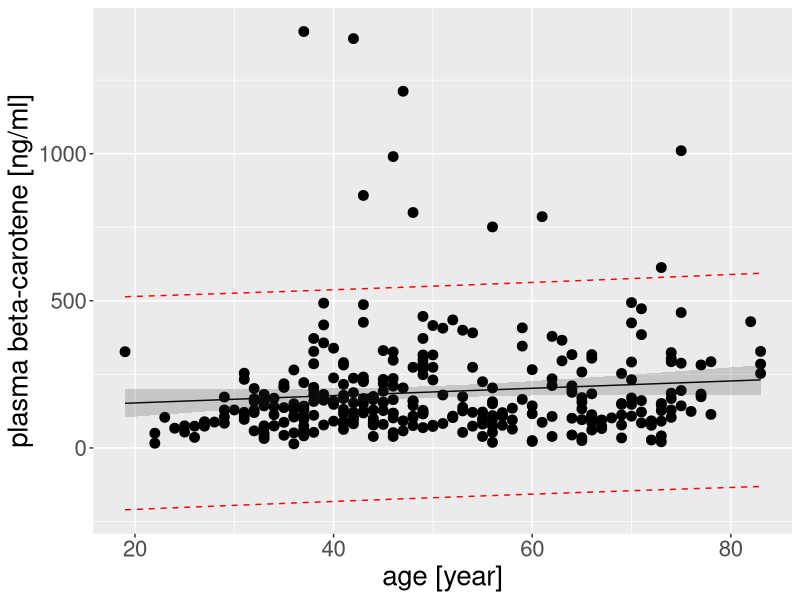
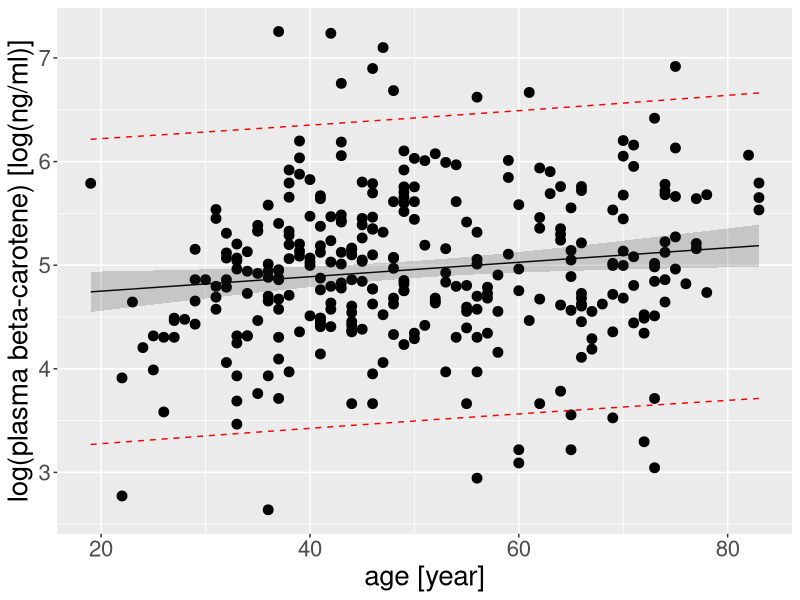
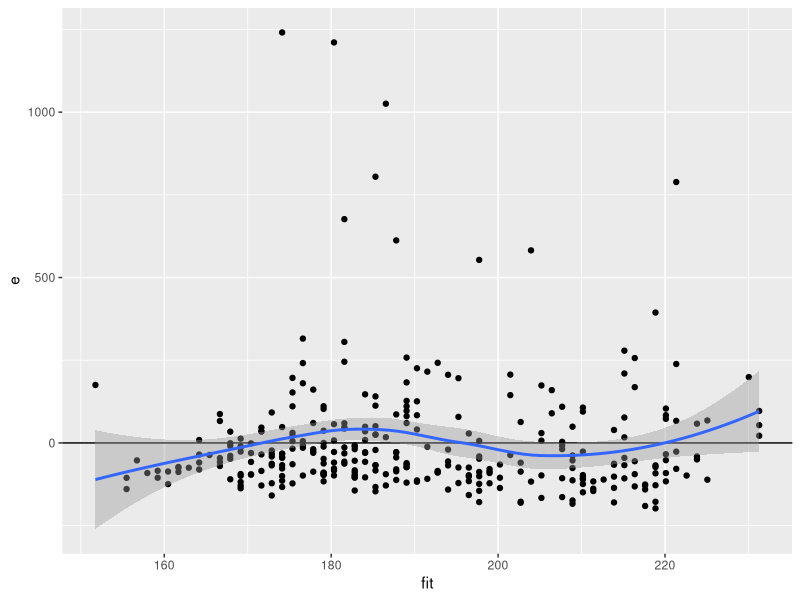
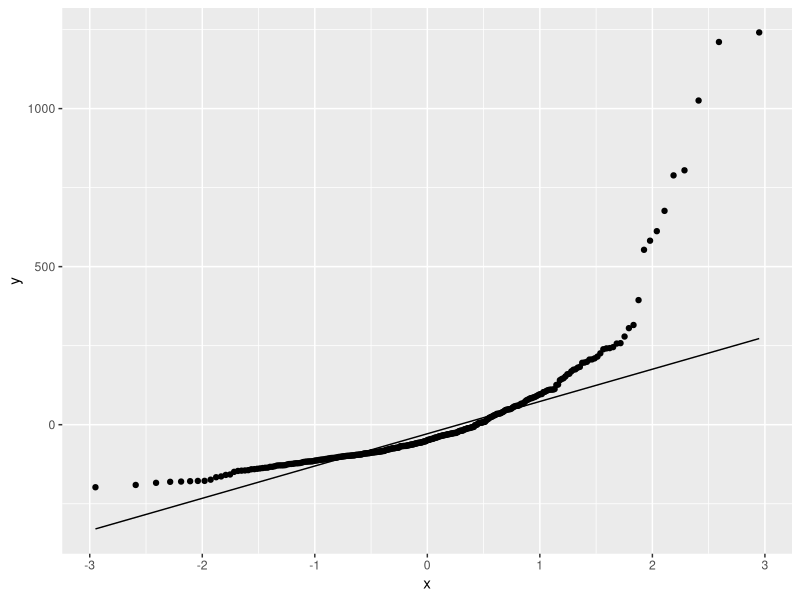
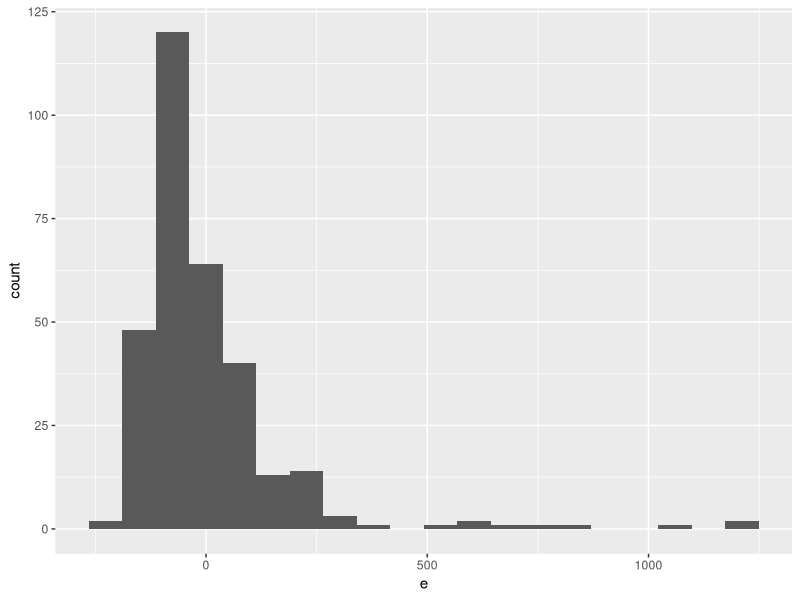
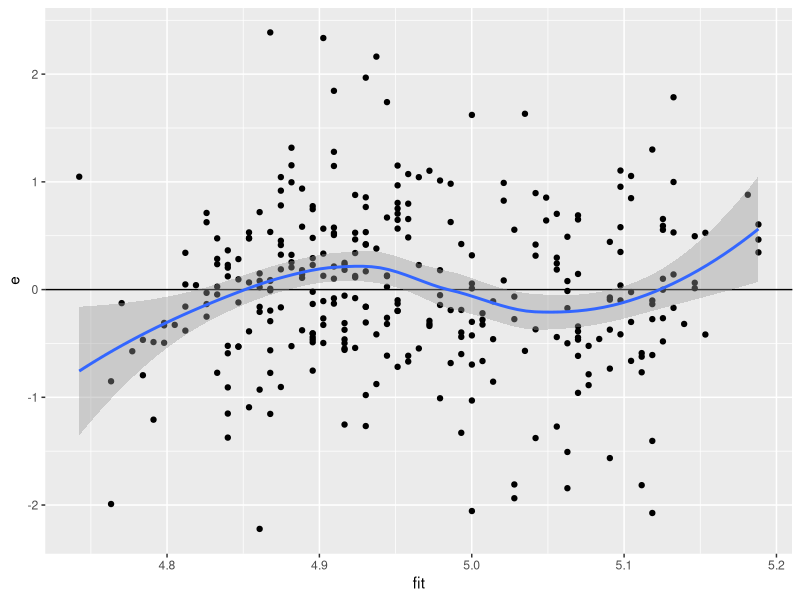
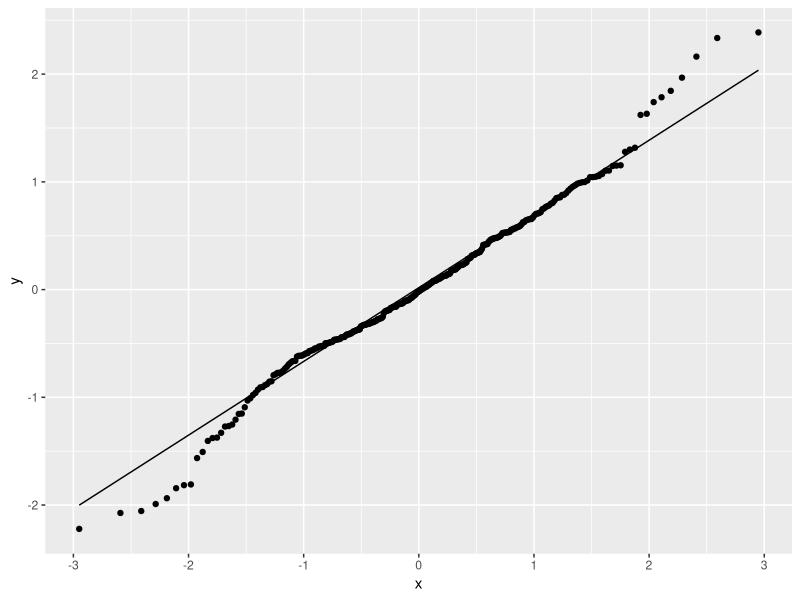
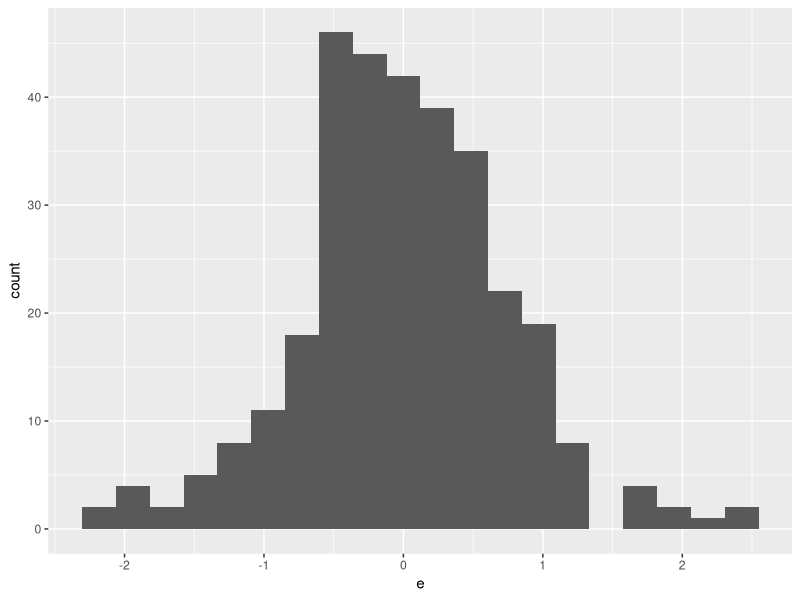

The R script that drew these images, in order:
#Project 1
library(ggplot2)

plasma <- read.delim("Data/plasma.txt")
head(plasma)
summary(plasma)
# At least one data point was 0, this needs to be taken 
PositivePlasma <- plasma[plasma$betaplasma > 0, ]
summary(PositivePlasma)

#Linear fit of betaplasma as function of age
plasma.LinearModel <- lm(betaplasma ~ age, data = PositivePlasma)
summary(plasma.LinearModel)
confint(plasma.LinearModel, level=0.95)

#Linear fit of log(betaplasma) as function of age
plasma.LogModel <- lm(log(betaplasma) ~ age, data = PositivePlasma)
summary(plasma.LogModel)
confint(plasma.LogModel, level=0.95)

#Create fit object for the two model
y0.lin<-cbind(PositivePlasma,
              fit=predict(plasma.LinearModel),
              conf=predict(plasma.LinearModel, interval="confidence"),
              pred=predict(plasma.LinearModel, interval="prediction"))

y0.log<-cbind(PositivePlasma,
              fit=predict(plasma.LogModel),
              conf=predict(plasma.LogModel, interval="confidence"),
              pred=predict(plasma.LogModel, interval="prediction"))

#Plots for both betaplasma varying as a function of age, and log(betaplasma) varying as a function of age:
(ggplot(data = y0.lin, aes(x = age, y = betaplasma)) +
  geom_point(size = 3) +   xlab("age [year]") +
  ylab("plasma beta-carotene [ng/ml]")+
  theme(text = element_text(size = 20))+
  geom_line(aes(y=fit))+
    geom_ribbon(aes(ymin = conf.lwr, ymax = conf.upr), alpha = 0.2)+
  geom_line(aes(y = pred.lwr), color = "red", linetype = 2)+
  geom_line(aes(y = pred.upr), color = "red", linetype = 2)
)

(ggplot(data = y0.log, aes(x = age, y = log(betaplasma)))+
  geom_point(size = 3)+
  xlab("age [year]") +
  ylab("log(plasma beta-carotene) [log(ng/ml)]")+
  theme(text = element_text(size = 20))+
  geom_line(aes(y=fit))+
  geom_ribbon(aes(ymin = conf.lwr, ymax = conf.upr), alpha = 0.2)+
  geom_line(aes(y = pred.lwr), color = "red", linetype = 2)+
  geom_line(aes(y = pred.upr), color = "red", linetype = 2)
)


#QQ & residual plots linear model
y0.lin$e <- plasma.LinearModel$residuals

ggplot(y0.lin, aes(x = fit, y = e))+
  geom_point()+
  geom_hline(yintercept = 0)+
  geom_smooth(method = "loess")

ggplot(y0.lin,aes(sample = e))+
  geom_qq()+ 
  geom_qq_line()

ggplot(y0.lin,aes(x = e))+ 
  geom_histogram(bins = 20)

#QQ & residual plots Log model
y0.log$e <- plasma.LogModel$residuals

ggplot(y0.log, aes(x = fit, y = e))+
  geom_point()+
  geom_hline(yintercept = 0)+
  geom_smooth(method = "loess")

ggplot(y0.log,aes(sample = e))+
  geom_qq()+ 
  geom_qq_line()

ggplot(y0.log,aes(x = e))+ 
  geom_histogram(bins = 20)


#Prediction intervals based on age
x0<-data.frame(age = 30)
confint0<-cbind(x0,round(predict(plasma.LogModel, newdata = x0, interval = "confidence"),digits = 12))
predint0<-cbind(x0,round(predict(plasma.LogModel, newdata = x0, interval = "prediction"),digits = 12))

x1<-data.frame(age = 70)
confint1<-cbind(x1,round(predict(plasma.LogModel, newdata = x1, interval = "confidence"),digits = 12))
predint1<-cbind(x1,round(predict(plasma.LogModel, newdata = x1, interval = "prediction"),digits = 12))

x2<-data.frame(age = 31)
confint2<-cbind(x2,round(predict(plasma.LogModel, newdata = x2, interval = "confidence"),digits = 12))
predint2<-cbind(x2,round(predict(plasma.LogModel, newdata = x2, interval = "prediction"),digits = 12))

x3<-data.frame(age = 71)
confint3<-cbind(x3,round(predict(plasma.LogModel, newdata = x3, interval = "confidence"),digits = 12))
predint3<-cbind(x3,round(predict(plasma.LogModel, newdata = x3, interval = "prediction"),digits = 12))

#Part 2, Frequency tables, need to turn categorigal variables into factors first
(
  PositivePlasma$sex <- factor(PositivePlasma$sex, 
                               levels = c(1, 2),
                               labels = c("Male", "Female"))
)
(
  PositivePlasma$smokstat <- factor(PositivePlasma$smokstat,
                           levels = c(1, 2, 3),
                           labels = c("Never", "Former", "Current"))
)
(
  PositivePlasma$bmicat <- factor(PositivePlasma$bmicat,
                         levels = c(1,2,3,4),
                         labels = c("Underweight", "Normal", "Overweight", "Obese"))
)

(frequency <- table(PositivePlasma$smokstat,PositivePlasma$bmicat,PositivePlasma$sex))
(smokefreq <- margin.table(frequency,1))
(bmifreq <- margin.table(frequency,2))
(sexfreq <- margin.table(frequency,3))

#2b) model where beta-carotine depends only on bmi. Show how releveling to Normal matters.
(
bmi.model<- lm(log(betaplasma)~bmicat, data=PositivePlasma)
)
summary(bmi.model)
(x0 <- data.frame(
  x = c(1,2,3,4),
  bmicat = rep(c("Underweight", "Normal", "Overweight", "Obese"),1)))
(y0 <- cbind(
  x0, 
  predict(bmi.model, x0, se.fit = TRUE),
  conf = predict(bmi.model, x0, interval = "confidence"),
  pred = predict(bmi.model, x0, interval = "prediction"))
)
y0$conf.fit <- y0$pred.fit <- NULL
y0$se.pred <- sqrt(y0$se.fit^2 + y0$residual.scale^2)
y0

(
  bmicat.lines <- ggplot(data=PositivePlasma, aes(x=bmicat, y=betaplasma))+
    geom_point(aes(color=bmicat, shape=bmicat), size=3)+
    xlab("BMI Category") +
    ylab("Plasma \U03B2-carotene Levels [ng/ml]")+
    geom_segment(aes(x=x-.15, y=fit, xend=x+.15, yend=fit, color=bmicat), y0, size=1.25)+
    geom_segment(aes(x=x-.15, y=conf.lwr, xend=x+.15, yend=conf.lwr, color=bmicat), y0, linetype="dotdash", size=1.25)+
    geom_segment(aes(x=x-.15, y=conf.upr, xend=x+.15, yend=conf.upr, color=bmicat), y0, linetype="dotdash", size=1.25)+
    geom_segment(aes(x=x-.15, y=pred.lwr, xend=x+.15, yend=pred.lwr, color=bmicat), y0, linetype="dashed", size=1.25)+
    geom_segment(aes(x=x-.15, y=pred.upr, xend=x+.15, yend=pred.upr, color=bmicat), y0, linetype="dashed", size=1.25)
)

#releveling to "Normal" because it has most candidates
PositivePlasma$bmicat <- relevel(PositivePlasma$bmicat,"Normal")
bmimodel_relevel <- lm(betaplasma~bmicat,data=PositivePlasma)
(
  bmi.model_relevel <- lm(betaplasma~bmicat, data=PositivePlasma)
)
summary(bmi.model_relevel)
(x1 <- data.frame(
  x = c(1,2,3,4),
  bmicat = rep(c("Underweight", "Normal", "Overweight", "Obese"),1)))
(y1 <- cbind(
  x1, 
  predict(bmi.model_relevel, x1, se.fit = TRUE),
  conf = predict(bmi.model_relevel, x1, interval = "confidence"),
  pred = predict(bmi.model_relevel, x1, interval = "prediction"))
)
y1$conf.fit <- y1$pred.fit <- NULL
y1$se.pred <- sqrt(y1$se.fit^2 + y1$residual.scale^2)
y1

(
  bmicat.lines <- ggplot(data=PositivePlasma, aes(x=bmicat, y=betaplasma))+
    geom_point(aes(color=bmicat, shape=bmicat), size=3)+
    xlab("BMI Category") +
    ylab("Plasma \U03B2-carotene Levels [ng/ml]")+
    geom_segment(aes(x=x-.15, y=fit, xend=x+.15, yend=fit, color=bmicat), y1, size=1.25)+
    geom_segment(aes(x=x-.15, y=conf.lwr, xend=x+.15, yend=conf.lwr, color=bmicat), y1, linetype="dotdash", size=1.25)+
    geom_segment(aes(x=x-.15, y=conf.upr, xend=x+.15, yend=conf.upr, color=bmicat), y1, linetype="dotdash", size=1.25)+
    geom_segment(aes(x=x-.15, y=pred.lwr, xend=x+.15, yend=pred.lwr, color=bmicat), y1, linetype="dashed", size=1.25)+
    geom_segment(aes(x=x-.15, y=pred.upr, xend=x+.15, yend=pred.upr, color=bmicat), y1, linetype="dashed", size=1.25)
)


#Question 2C
PositivePlasma$sex<-relevel(PositivePlasma$sex, "Female")
PositivePlasma$smokstat<-relevel(PositivePlasma$smokstat, "Never")
Q2c.model<- lm(betaplasma~age+bmicat+smokstat+sex, data=PositivePlasma)
BetaRG.lm <- cbind(summary(Q2c.model)$coefficients,ci =confint(Q2c.model))

#Q2c.1 & 4 get p-value=3.399e-05<.05 and thus, we reject the null hypothesis that the additional variables could be 0. For 4, We accept the null hypothesis that underweight is insignificant given all variables. 
summary(Q2c.model)
#Q2c.2 ANOVA for age, Our new model is better as the p-value is less than .05.
plasma.anova <- anova(plasma.LinearModel, Q2c.model)
(Fvalue<-plasma.anova$F[2])
(Pvalue_RG<-plasma.anova$"Pr(>F)"[2])
#Q2c.3 We can reject or accept the value the variables bring by their p-value. bmicat and smokstat matter but sex and age dont.
anova(Q2c.model)
